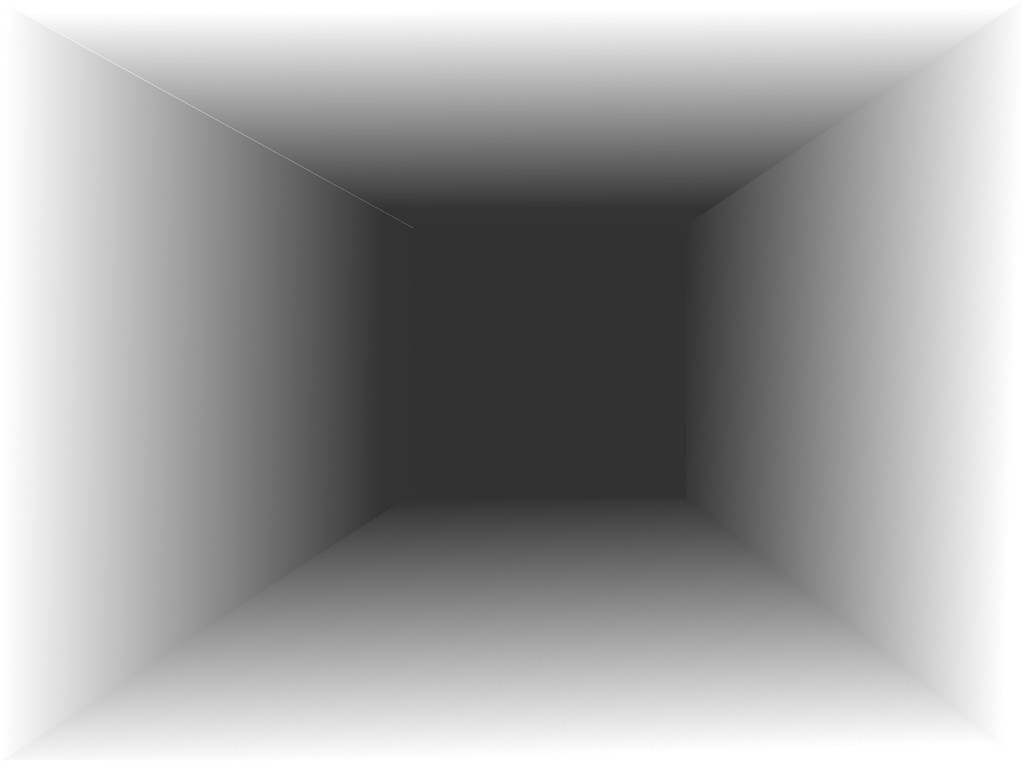
//> input picture img/fakedisp.jpg, 1024 x 768 px
$ ./testSquareRecog ../img/fakedisp.jpg   (built with g++ and OpenCV 4)
//> lines starting //> are read from the running program, lines starting //| are printed output that depends on the picture; after the words box and inside, x2 and y2 are one past the last pixel; in counts of white or black regions, pixels touching at a corner belong together
#include <iostream>
#include <opencv2/core.hpp>
#include <opencv2/highgui.hpp>
#include <opencv2/imgproc.hpp>

int main(int argc, char **argv){
    if(argc<2){
        std::cout<<"Need to specigy an image"<<std::endl;
        std::cout<<"./testSquareRecog <image>"<<std::endl;
        return 1;
    }

    cv::Mat src = cv::imread(argv[1]);
//> src is the input picture: 768 rows x 1024 cols, CV_8UC3; min 41, max 255, mean 159.9
    std::vector<std::vector<cv::Point> > contours;
    std::vector<cv::Vec4i> hierarchy;
    cv::Mat contour_img;
    cv::cvtColor(src, contour_img, cv::COLOR_BGR2GRAY);
    cv::findContours(contour_img, contours, hierarchy, cv::RETR_CCOMP, cv::CHAIN_APPROX_TC89_L1);
//> contours = 1 contour; box (x1, y1, x2, y2) and area: (0, 0, 1024, 768) 784641


    src.copyTo(contour_img);
    cv::drawContours(contour_img, contours, -1, cv::Scalar(255,0,0), 2, 8, hierarchy);
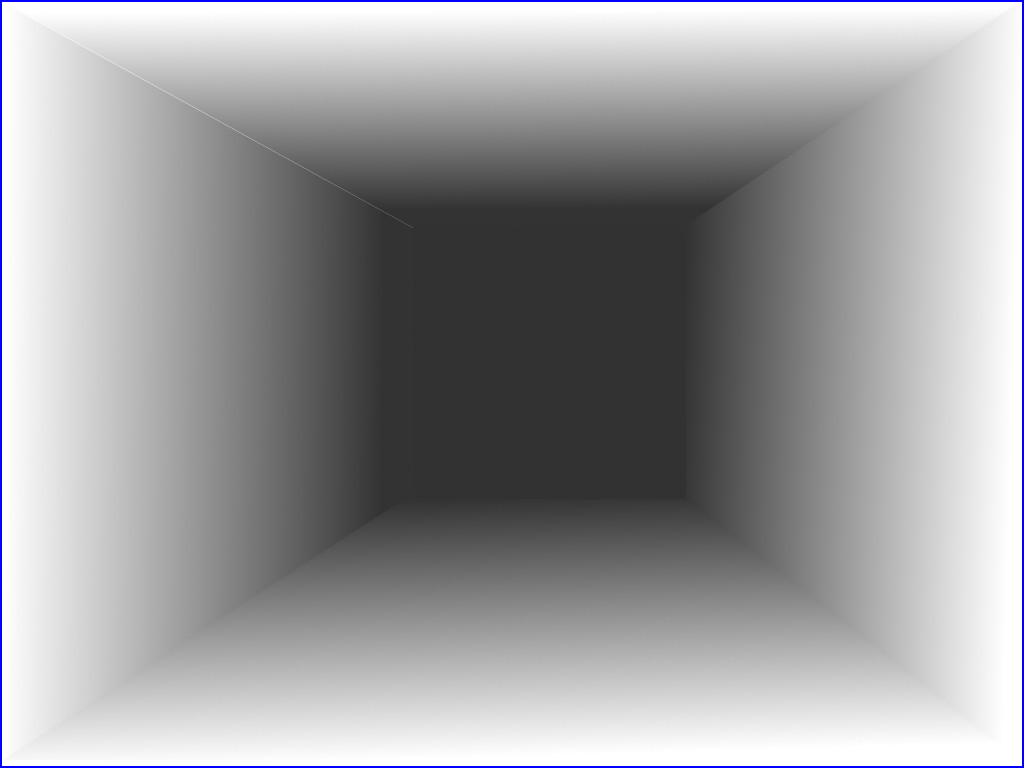
//> contour_img: 768 rows x 1024 cols, CV_8UC3; 0.91% of pixels changed, all inside (x1, y1, x2, y2) = (0, 0, 1024, 768)

    char c=0;
    cv::Mat edge_img;
    double thresh1, thresh2;
    int appsize = 3;
    cv::Mat kernel = cv::getStructuringElement(cv::MORPH_RECT, cv::Size(3, 3), cv::Point(1, 1));
    int interactions = 1;
    while(c!=27){
        cv::cvtColor(src, edge_img, cv::COLOR_BGR2GRAY);
        cv::Canny(edge_img, edge_img, thresh1, thresh2, appsize);
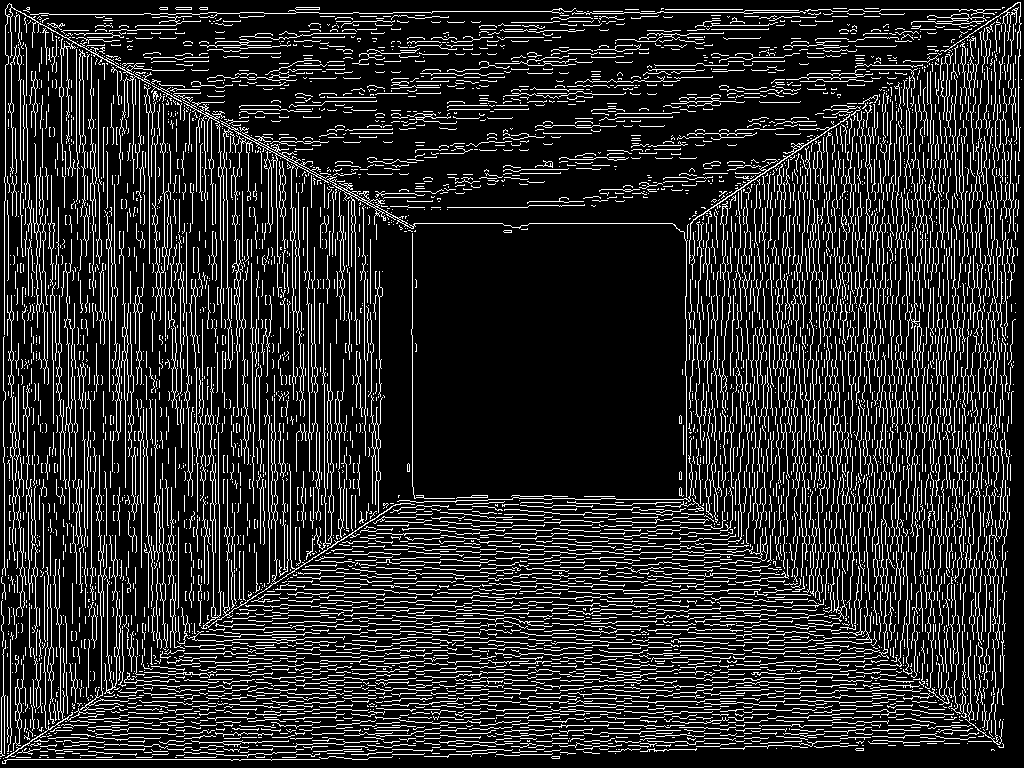
//> edge_img: 768 rows x 1024 cols, CV_8UC1; 16.4% white in thin lines or dots
//> thresh1 = 0; thresh2 = 0
        cv::dilate(edge_img, edge_img, kernel, cv::Point(-1,-1), interactions);
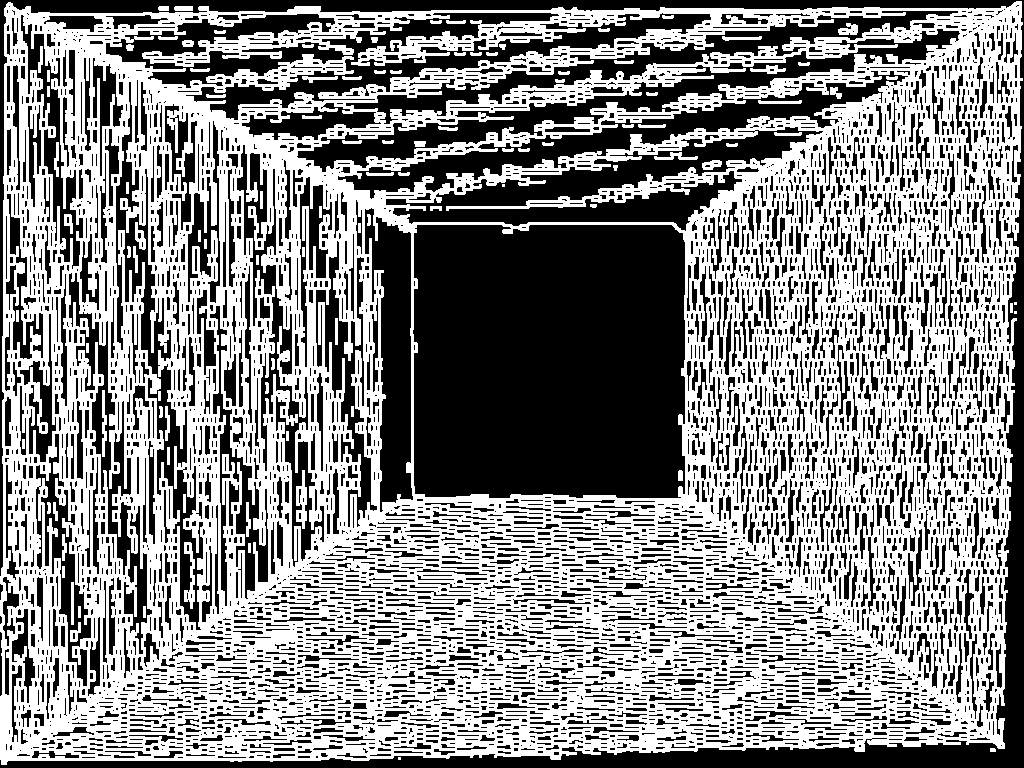
//> edge_img: 768 rows x 1024 cols, CV_8UC1; 53.2% white; 5219 black regions (3426 under 20 px), largest, box (x1, y1, x2, y2) and area: (413, 225, 685, 498) 72802, (0, 0, 1024, 768) 34066, (106, 13, 711, 120) 18426
        cv::imshow("Edge test", edge_img);
        c = cv::waitKey(0);
//> the 'x' key is pressed
        switch(c){
            case 'a': thresh1++;break;
            case 'z': thresh1--;break;
            case 's': thresh2++;break;
            case 'x': thresh2--;break;
//> thresh2 = -1
            case 'd': appsize+=2;break;
            case 'c': appsize-=2;break;
            case 'f': interactions+=2;break;
            case 'v': interactions-=2;break;
            case 'p':   std::cout<<"Thresh1: "<<thresh1<<std::endl;
                        std::cout<<"Thresh2: "<<thresh2<<std::endl;
                        std::cout<<"Apperture size: "<<appsize<<std::endl;
        }
    }
//> after the loop, thresh1 = 0; thresh2 = -1

    cv::imshow("Orig image", src);
    cv::imshow("Contours", contour_img);
    cv::waitKey(0);
    return 0;
}
